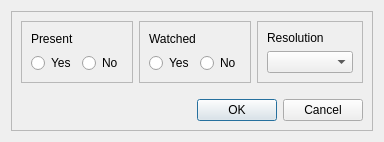
<?xml version="1.0" encoding="UTF-8"?>
<ui version="4.0">
 <class>Dialog</class>
 <widget class="QDialog" name="Dialog">
  <property name="geometry">
   <rect>
    <x>0</x>
    <y>0</y>
    <width>360</width>
    <height>142</height>
   </rect>
  </property>
  <property name="windowTitle">
   <string>Mass change</string>
  </property>
  <property name="windowIcon">
   <iconset>
    <normaloff>pypordb/8027068_splash.png</normaloff>pypordb/8027068_splash.png</iconset>
  </property>
  <layout class="QFormLayout" name="formLayout">
   <item row="0" column="0">
    <widget class="QFrame" name="frame">
     <property name="frameShape">
      <enum>QFrame::StyledPanel</enum>
     </property>
     <property name="frameShadow">
      <enum>QFrame::Raised</enum>
     </property>
     <layout class="QGridLayout" name="gridLayout_2">
      <item row="0" column="0">
       <layout class="QHBoxLayout" name="horizontalLayout_4">
        <item>
         <widget class="QFrame" name="frame_2">
          <property name="frameShape">
           <enum>QFrame::StyledPanel</enum>
          </property>
          <property name="frameShadow">
           <enum>QFrame::Raised</enum>
          </property>
          <layout class="QVBoxLayout" name="verticalLayout_2">
           <item>
            <widget class="QLabel" name="label">
             <property name="text">
              <string>Present</string>
             </property>
            </widget>
           </item>
           <item>
            <layout class="QHBoxLayout" name="horizontalLayout_2">
             <item>
              <widget class="QRadioButton" name="radioButtonVorhandenJa">
               <property name="whatsThis">
                <string>&lt;html&gt;&lt;head/&gt;&lt;body&gt;&lt;p&gt;Mark here when video is NOT present.&lt;/p&gt;&lt;/body&gt;&lt;/html&gt;</string>
               </property>
               <property name="text">
                <string>Yes</string>
               </property>
              </widget>
             </item>
             <item>
              <widget class="QRadioButton" name="radioButtonVorhandenNein">
               <property name="whatsThis">
                <string>&lt;html&gt;&lt;head/&gt;&lt;body&gt;&lt;p&gt;Mark here when video is present.&lt;/p&gt;&lt;/body&gt;&lt;/html&gt;</string>
               </property>
               <property name="text">
                <string>No</string>
               </property>
              </widget>
             </item>
            </layout>
           </item>
          </layout>
          <zorder>label</zorder>
          <zorder></zorder>
         </widget>
        </item>
        <item>
         <widget class="QFrame" name="frame_4">
          <property name="frameShape">
           <enum>QFrame::StyledPanel</enum>
          </property>
          <property name="frameShadow">
           <enum>QFrame::Raised</enum>
          </property>
          <layout class="QGridLayout" name="gridLayout">
           <item row="0" column="0">
            <widget class="QLabel" name="label_3">
             <property name="text">
              <string>Watched</string>
             </property>
            </widget>
           </item>
           <item row="1" column="0">
            <layout class="QHBoxLayout" name="horizontalLayout_3">
             <item>
              <widget class="QRadioButton" name="radioButtonWatchedJa">
               <property name="text">
                <string>Yes</string>
               </property>
              </widget>
             </item>
             <item>
              <widget class="QRadioButton" name="radioButtonWatchedNein">
               <property name="text">
                <string>No</string>
               </property>
              </widget>
             </item>
            </layout>
           </item>
          </layout>
         </widget>
        </item>
        <item>
         <widget class="QFrame" name="frame_3">
          <property name="frameShape">
           <enum>QFrame::StyledPanel</enum>
          </property>
          <property name="frameShadow">
           <enum>QFrame::Raised</enum>
          </property>
          <layout class="QVBoxLayout" name="verticalLayout">
           <item>
            <widget class="QLabel" name="label_2">
             <property name="text">
              <string>Resolution</string>
             </property>
            </widget>
           </item>
           <item>
            <widget class="QComboBox" name="comboBoxResolution">
             <item>
              <property name="text">
               <string/>
              </property>
             </item>
             <item>
              <property name="text">
               <string>SD</string>
              </property>
             </item>
             <item>
              <property name="text">
               <string>HD 720p</string>
              </property>
             </item>
             <item>
              <property name="text">
               <string>HD 1080p</string>
              </property>
             </item>
             <item>
              <property name="text">
               <string>UltraHD</string>
              </property>
             </item>
             <item>
              <property name="text">
               <string>Unknown</string>
              </property>
             </item>
            </widget>
           </item>
          </layout>
         </widget>
        </item>
       </layout>
      </item>
      <item row="1" column="0">
       <spacer name="verticalSpacer">
        <property name="orientation">
         <enum>Qt::Vertical</enum>
        </property>
        <property name="sizeHint" stdset="0">
         <size>
          <width>20</width>
          <height>18</height>
         </size>
        </property>
       </spacer>
      </item>
      <item row="2" column="0">
       <layout class="QHBoxLayout" name="horizontalLayout">
        <item>
         <widget class="QDialogButtonBox" name="buttonBox">
          <property name="standardButtons">
           <set>QDialogButtonBox::Cancel|QDialogButtonBox::Ok</set>
          </property>
         </widget>
        </item>
       </layout>
      </item>
     </layout>
    </widget>
   </item>
  </layout>
 </widget>
 <resources/>
 <connections/>
</ui>
